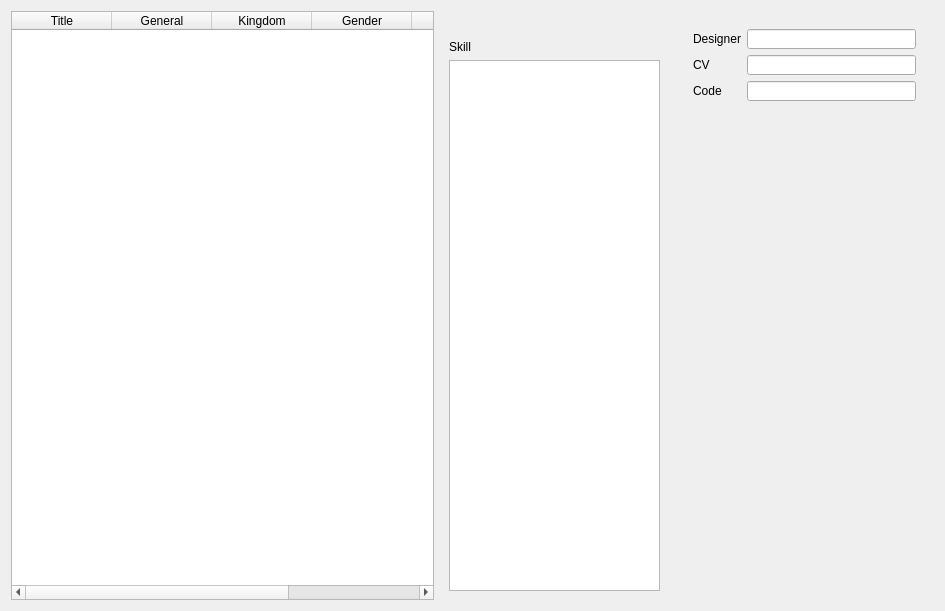
<?xml version="1.0" encoding="UTF-8"?>
<ui version="4.0">
 <class>GeneralOverview</class>
 <widget class="QDialog" name="GeneralOverview">
  <property name="windowModality">
   <enum>Qt::NonModal</enum>
  </property>
  <property name="geometry">
   <rect>
    <x>0</x>
    <y>0</y>
    <width>945</width>
    <height>611</height>
   </rect>
  </property>
  <property name="minimumSize">
   <size>
    <width>945</width>
    <height>550</height>
   </size>
  </property>
  <property name="baseSize">
   <size>
    <width>0</width>
    <height>0</height>
   </size>
  </property>
  <property name="windowTitle">
   <string>General Overview</string>
  </property>
  <layout class="QHBoxLayout" name="horizontalLayout_2">
   <item>
    <widget class="QTableWidget" name="tableWidget">
     <property name="editTriggers">
      <set>QAbstractItemView::NoEditTriggers</set>
     </property>
     <property name="selectionMode">
      <enum>QAbstractItemView::SingleSelection</enum>
     </property>
     <property name="selectionBehavior">
      <enum>QAbstractItemView::SelectRows</enum>
     </property>
     <property name="sortingEnabled">
      <bool>true</bool>
     </property>
     <column>
      <property name="text">
       <string>Title</string>
      </property>
      <property name="textAlignment">
       <set>AlignHCenter|AlignVCenter|AlignCenter</set>
      </property>
     </column>
     <column>
      <property name="text">
       <string>General</string>
      </property>
      <property name="textAlignment">
       <set>AlignHCenter|AlignVCenter|AlignCenter</set>
      </property>
     </column>
     <column>
      <property name="text">
       <string>Kingdom</string>
      </property>
      <property name="textAlignment">
       <set>AlignHCenter|AlignVCenter|AlignCenter</set>
      </property>
     </column>
     <column>
      <property name="text">
       <string>Gender</string>
      </property>
      <property name="textAlignment">
       <set>AlignHCenter|AlignVCenter|AlignCenter</set>
      </property>
     </column>
     <column>
      <property name="text">
       <string>MaxHP</string>
      </property>
      <property name="textAlignment">
       <set>AlignHCenter|AlignVCenter|AlignCenter</set>
      </property>
     </column>
     <column>
      <property name="text">
       <string>Package</string>
      </property>
      <property name="textAlignment">
       <set>AlignHCenter|AlignVCenter|AlignCenter</set>
      </property>
     </column>
    </widget>
   </item>
   <item>
    <layout class="QHBoxLayout" name="horizontalLayout">
     <item>
      <widget class="QFrame" name="frame">
       <layout class="QVBoxLayout" name="verticalLayout_2">
        <item>
         <widget class="QLabel" name="generalPhoto">
          <property name="maximumSize">
           <size>
            <width>200</width>
            <height>290</height>
           </size>
          </property>
          <property name="text">
           <string/>
          </property>
          <property name="pixmap">
           <pixmap>../image/generals/card/caocao.jpg</pixmap>
          </property>
         </widget>
        </item>
        <item>
         <widget class="QLabel" name="skillLabel">
          <property name="text">
           <string>Skill</string>
          </property>
         </widget>
        </item>
        <item>
         <widget class="QTextEdit" name="skillTextEdit">
          <property name="maximumSize">
           <size>
            <width>211</width>
            <height>16777215</height>
           </size>
          </property>
          <property name="readOnly">
           <bool>true</bool>
          </property>
         </widget>
        </item>
       </layout>
      </widget>
     </item>
     <item>
      <widget class="QFrame" name="frame2">
       <layout class="QVBoxLayout" name="verticalLayout">
        <item>
         <widget class="QFrame" name="frame1">
          <property name="minimumSize">
           <size>
            <width>241</width>
            <height>0</height>
           </size>
          </property>
          <property name="maximumSize">
           <size>
            <width>271</width>
            <height>90</height>
           </size>
          </property>
          <layout class="QGridLayout" name="gridLayout">
           <item row="3" column="1">
            <widget class="QLineEdit" name="cvLineEdit">
             <property name="frame">
              <bool>true</bool>
             </property>
             <property name="alignment">
              <set>Qt::AlignRight|Qt::AlignTrailing|Qt::AlignVCenter</set>
             </property>
             <property name="readOnly">
              <bool>true</bool>
             </property>
            </widget>
           </item>
           <item row="3" column="0">
            <widget class="QLabel" name="cvLabel">
             <property name="text">
              <string>CV</string>
             </property>
            </widget>
           </item>
           <item row="1" column="1">
            <widget class="QLineEdit" name="designerLineEdit">
             <property name="alignment">
              <set>Qt::AlignRight|Qt::AlignTrailing|Qt::AlignVCenter</set>
             </property>
             <property name="readOnly">
              <bool>true</bool>
             </property>
            </widget>
           </item>
           <item row="1" column="0">
            <widget class="QLabel" name="designerLabel">
             <property name="text">
              <string>Designer</string>
             </property>
            </widget>
           </item>
           <item row="4" column="0">
            <widget class="QLabel" name="codeLabel">
             <property name="text">
              <string>Code</string>
             </property>
            </widget>
           </item>
           <item row="4" column="1">
            <widget class="QLineEdit" name="codeLineEdit">
             <property name="frame">
              <bool>true</bool>
             </property>
             <property name="alignment">
              <set>Qt::AlignRight|Qt::AlignTrailing|Qt::AlignVCenter</set>
             </property>
             <property name="readOnly">
              <bool>true</bool>
             </property>
            </widget>
           </item>
          </layout>
         </widget>
        </item>
        <item>
         <widget class="QScrollArea" name="scrollArea">
          <property name="maximumSize">
           <size>
            <width>271</width>
            <height>16777215</height>
           </size>
          </property>
          <property name="frameShape">
           <enum>QFrame::NoFrame</enum>
          </property>
          <property name="widgetResizable">
           <bool>true</bool>
          </property>
          <widget class="QWidget" name="scrollAreaWidgetContents">
           <property name="geometry">
            <rect>
             <x>0</x>
             <y>0</y>
             <width>241</width>
             <height>477</height>
            </rect>
           </property>
          </widget>
         </widget>
        </item>
       </layout>
      </widget>
     </item>
    </layout>
   </item>
  </layout>
 </widget>
 <resources/>
 <connections/>
</ui>
